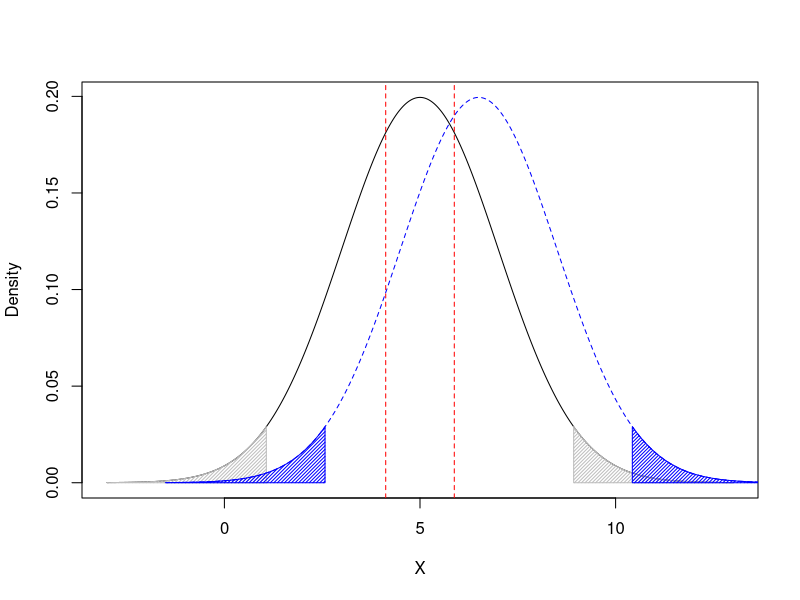
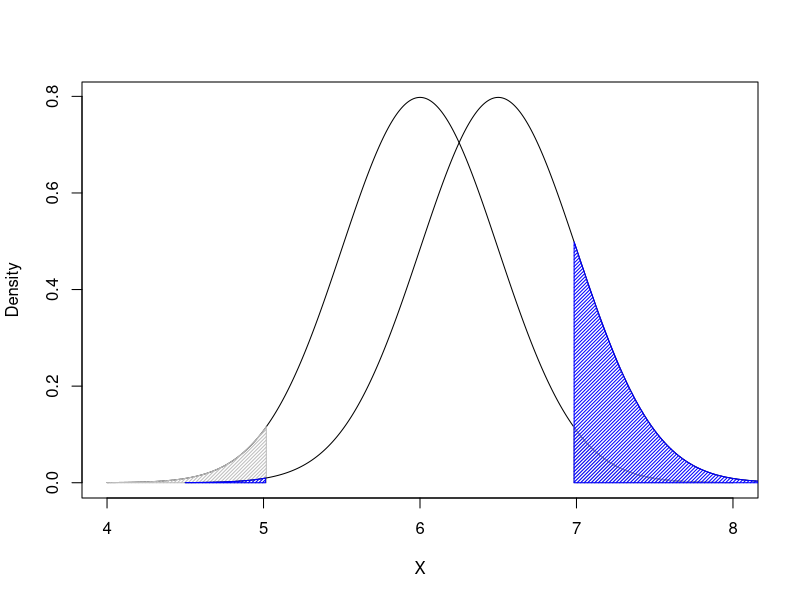
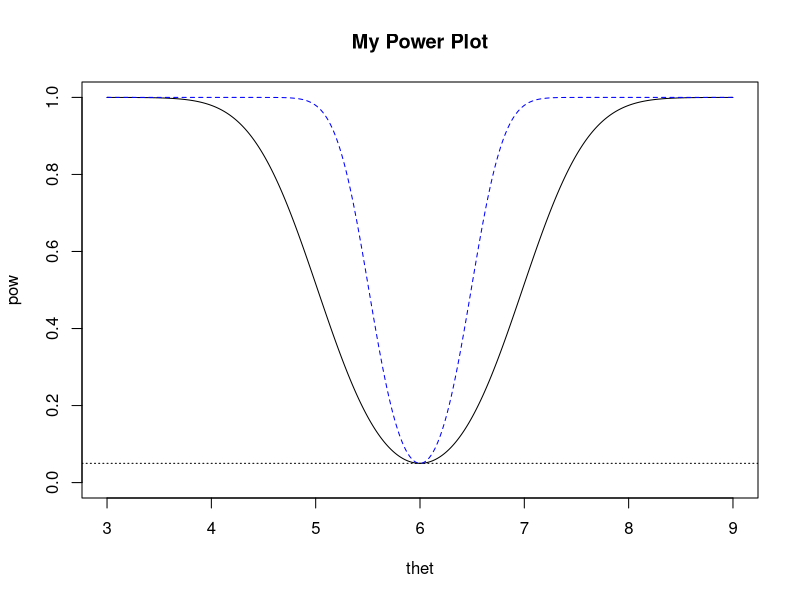

The R source for these figures, in order:
## ---- chunk 1
a <- 5 # 
sd <- 2 # standard deviation
n <- 20 # sample size
error <- qnorm(0.975)*sd/sqrt(n)
left <- a-error
right <- a+error
error 
left
right
## ---- chunk 2
assumed = a + 1.5
Zleft <- (left-assumed)/(sd/sqrt(n))
Zright <-(right-assumed)/(sd/sqrt(n))
p <- pnorm(Zright)-pnorm(Zleft)
p
1-p
## ---- chunk 3
Zleft
Zright
## ---- chunk 4
se = sqrt(sd/n)
alpha = 0.05
cuts = c(1-alpha/2, alpha/2)
crits = qnorm(cuts, 5, se)    ## Critical Values Based on Null

lowlim = a - 4*sd
uplim  = a + 4*sd

### Distribution normal mean 5
x.grid = seq(lowlim,uplim, length= 500)
dens.all = dnorm(x.grid, mean=a, sd = sd)
plot(x.grid, dens.all, type="l", xlab="X", ylab="Density")

pcts = c(0.025,0.975)
outside=qnorm(pcts,a,sd)
below = min(outside)
above = max(outside)

x.below    = x.grid[x.grid<below]
dens.below = dens.all[x.grid<below]
polygon(c(x.below,rev(x.below)),c(rep(0,length(x.below)),rev(dens.below)),col="grey",density=40)
x.above    = x.grid[x.grid>above]
dens.above = dens.all[x.grid>above]
polygon(c(x.above,rev(x.above)),c(rep(0,length(x.above)),rev(dens.above)),col="grey",density=40)


### 

mu1 = a + 1.5
lowlim1 = mu1 - 4*sd
uplim1 =  mu1 + 4*sd
x.grid = seq(lowlim1, uplim1, length= 500)
dens.all = dnorm(x.grid, mean=mu1, sd = sd)
lines(x.grid,dens.all, col="blue", lty="dashed")

outside=qnorm(pcts,mu1,sd)
below = min(outside)
above = max(outside)

x.below    = x.grid[x.grid<below]
dens.below = dens.all[x.grid<below]
polygon(c(x.below,rev(x.below)),c(rep(0,length(x.below)),rev(dens.below)),col="blue",density=40)
x.above    = x.grid[x.grid>above]
dens.above = dens.all[x.grid>above]
polygon(c(x.above,rev(x.above)),c(rep(0,length(x.above)),rev(dens.above)),col="blue",density=40)

## 
abline(v = left,  lty="dashed", col="red")
abline(v = right, lty="dashed", col="red")

## ---- chunk 5

## ---- chunk 6
## Reference: https://gist.github.com/tony91782/950812
## -------------------------- ##
## An R Function that Shades  ##
## under a normal density.    ##
##                            ##
## This is a convenience      ##
## function for polygon()     ##
## -------------------------- ##

shadenorm = function(below=NULL, above=NULL, pcts = c(0.025,0.975), mu=0, sig=1, numpts = 500, color = "gray", dens = 40,
                   lines=FALSE,between=NULL,outside=NULL){
   if(is.null(between)){
      bothnull = is.null(below) & is.null(above)
      if(bothnull==TRUE){
        below = ifelse(is.null(below), qnorm(pcts[1],mu,sig), below)
        above = ifelse(is.null(above), qnorm(pcts[2],mu,sig), above)
      }
   }

   if(is.null(outside)==FALSE){
        if(is.numeric(outside)==FALSE){if(outside==TRUE){outside=qnorm(pcts,mu,sig)}}
        below = min(outside)
        above = max(outside)
   }

   lowlim = mu - 4*sig
   uplim  = mu + 4*sig

   x.grid = seq(lowlim,uplim, length= numpts)
   dens.all = dnorm(x.grid,mean=mu, sd = sig)

   if(lines==FALSE){
         plot(x.grid, dens.all, type="l", xlab="X", ylab="Density")
   }

   if(lines==TRUE){
         lines(x.grid,dens.all)
   }

   if(is.null(below)==FALSE){
       x.below    = x.grid[x.grid<below]
       dens.below = dens.all[x.grid<below]
       polygon(c(x.below,rev(x.below)),c(rep(0,length(x.below)),rev(dens.below)),col=color,density=dens)
   }

   if(is.null(above)==FALSE){
       x.above    = x.grid[x.grid>above]
       dens.above = dens.all[x.grid>above]
       polygon(c(x.above,rev(x.above)),c(rep(0,length(x.above)),rev(dens.above)),col=color,density=dens)
   }

   

   if(is.null(between)==FALSE){
        if(is.numeric(between)==FALSE){if(between==TRUE){between=qnorm(pcts,mu,sig)}}
        from = min(between)
        to   = max(between)

        x.between    = x.grid[x.grid>from&x.grid<to]
        dens.between = dens.all[x.grid>from&x.grid<to]
        polygon(c(x.between,rev(x.between)),c(rep(0,length(x.between)),rev(dens.between)),col=color,density=dens)
   }
}
## ---- chunk 7
## Parameters of the Problem ##

mu0   = 6     ## Null-hypothesized value
alpha = 0.05  ## Significance Level
s.sq  = 16    ## Variance from pilot study
n1    = 64    ## Sample Size
alt =  6.5

se = sqrt(s.sq/n1)

## -------------------------- ##
## What is Statistical Power? ##
## -------------------------- ##

cuts = c(1-alpha/2, alpha/2)
crits = qnorm(cuts, mu0, sqrt(s.sq/n1))    ## Critical Values Based on Null
shadenorm(mu=mu0, sig = se, outside=crits) ## My own function
shadenorm(mu = 6.5, sig = se, lines=TRUE, outside=crits, col="blue")
## ---- chunk 8
power = function(theta, mu, var, n, alpha=0.05){
   ## The qnorm function is simply the inverse of the cdf
   ## You can think of as the inverse of pnorm
   crit.l = qnorm(alpha/2, mu, sqrt(var/ n))    ## Critical Value Based on Null
   crit.h = qnorm(1-alpha/2, mu, sqrt(var/ n))  ## Critical Value Based on Null
   
   # pnorm is the R function that calculates the c.d.f. (Cumulative distribution function)
   # P(X < ctrit.l)
   pr.high = pnorm(crit.h, theta, sd = sqrt(var/ n),lower.tail=FALSE) ## Prob Reject High
   ## P(X > ctrit.l)
   pr.low  = pnorm(crit.l, theta, sd = sqrt(var/ n))                  ## Prob Reject Low
   pow = pr.low+pr.high

   pow
}
## ---- chunk 9
power(thet=6.5, mu=6, var= 16, n = 64)
thet = seq(3,9, by=0.01)
pow = power(thet, mu0, s.sq, n1)
plot(thet, pow, type="l", ylim=c(0,1), main="My Power Plot")

n2 = 256  ## New Larger Sample Size
pow2 = power(thet, mu0, s.sq,n2)
lines(thet, pow2, lty="dashed", col="blue")
abline(h=0.05, lty="dotted")
